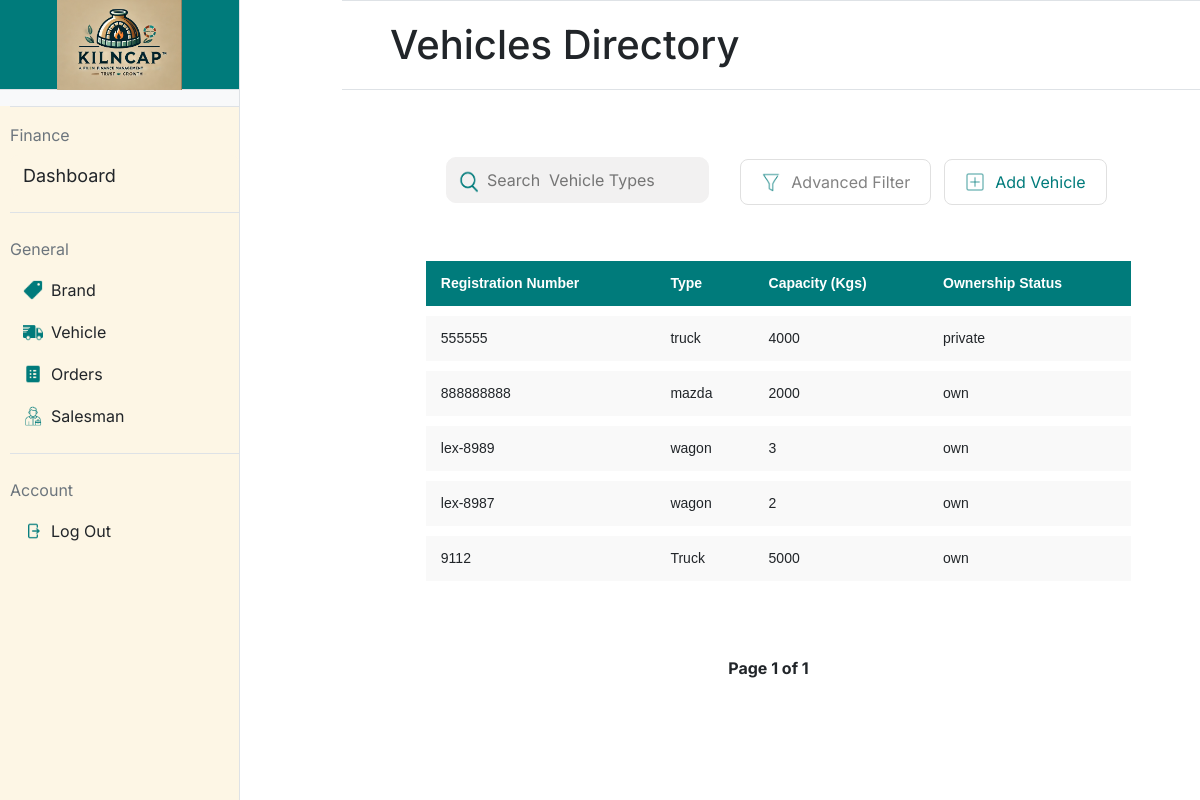
/vehicle (signed in), run on the app's committed database.
### models/vehicle.py (models this page shows, shortened)
class Vehicle(db.Model):
    __tablename__ = 'vehicles'
    id = db.Column(db.Integer, primary_key=True)
    registration_no = db.Column(db.String(20), unique=True, nullable=False)  # Vehicle registration number
    vehicle_type = db.Column(db.String(50), nullable=False)  # Type of vehicle
    capacity = db.Column(db.Integer, nullable=False)  # Capacity in kilograms
    ownership_status = db.Column(db.String(10), nullable=False)  # Ownership status (own/private)

### app.py (the view)
@app.route('/vehicle', methods=['GET'])
@login_required
def vehicle():
    page = request.args.get('page', 1, type=int)  # Get the current page number from the URL query parameter
    per_page = 5  # Number of vehicles to display per page
    vehicles_paginated = Vehicle.query.paginate(page=page, per_page=per_page)  # Query the vehicles with pagination
    return render_template('vehicle.html', vehicles=vehicles_paginated.items, pagination=vehicles_paginated)

### app.py (called while the page is built)
@login_manager.user_loader
def load_user(user_id):
    return User.query.get(int(user_id))

### models/user.py (called while the page is built)
    @property
    def is_active(self):
        return True

### templates/vehicle.html (shortened to what this page needs)
{% extends "base.html" %}
{% block title %}
<link rel="stylesheet" href="static/vehicle.css">
{% endblock %}
{% block mainheading %}
Vehicles Directory
{% endblock %}
{% block maincontent %}
<div>
    <table style="padding-left: 5.5%; width: 100%; table-layout: fixed;">
        <form action="{{ url_for('vehicle_list_buttons') }}" method="post">
            <td style="width:30%; padding-left: 85px;">
                <div style="position: relative; width: 100%;">
                    <img src="/static/icons/search-icon.png"
                         alt="Search Icon"
                         style="position: absolute; left: 7px; top: 60%; transform: translateY(-50%); width: 30px; height: 30px;">
                    <input type="text" name="search_text" title="Press Enter to Search"
                           placeholder="Search  Vehicle Types"
                           style="width: 100%; padding-left: 40px;" onkeydown="if(event.key === 'Enter'){ this.form.submit(); }">
                </div>
            </td>
            </form>
            <form action="{{ url_for('vehicle_list_buttons') }}" method="post">
            <td style="width: 20%; padding-left: 30px; padding-top:15px; text-align: left; font-size: 16px; font-weight: bold;">
                <button class="styled-button" name="button" id="filterButton"
                    value="filter_vehicle">
                    <img src="/static/icons/filter-icon.png" alt="Icon"
                        class="button-icon">
                    Advanced Filter
                </button>
            </td>
            <td style="width: 20%; padding-top:15px; text-align: right;">
                <button class="styled-button" name="button" value="add_vehicle">
                    <img src="/static/icons/add-icon.png" alt="Icon"
                        class="button-icon">
                    <div style="color:#007B7B">Add Vehicle</div>
                </button>
            </td>
        </form>
    </table>
    <div style="padding: 5.5%;">
        <table class="styled-table"
            style="padding-left: 20px; width: 100%; border-collapse: separate; border-spacing: 0 10px;">
            <thead>
                <tr>
                    <th>Registration Number</th>
                    <th>Type</th>
                    <th>Capacity (Kgs)</th>
                    <th>Ownership Status</th>
                </tr>
            </thead>
            <tbody>
                {% for vehicle in vehicles %}
                <tr
                    data-url="{{ url_for('vehicle_details', vehicle_id=vehicle.id) }}"
                    onclick="redirectToDetails(this)" style="cursor: pointer;">
                    <td>{{ vehicle.registration_no }}</td>
                    <td>{{ vehicle.vehicle_type }}</td>
                    <td>{{ vehicle.capacity }}</td>
                    <td>{{ vehicle.ownership_status }}</td>
                </tr>
                {% endfor %}
            </tbody>
        </table>
    </div>
    <div class="pagination">
        <span>Page {{ pagination.page }} of {{ pagination.pages }}</span>
    </div>
</div>
{% endblock %}

### static/styles.css (style rules this page uses)
body { font-family: "Inter"; margin: 0; height: 100vh; display: flex; }
input[type="text"], input[type="password"] { width: 100%; padding: 10px; margin-top: 10px; background-color: #f2f1f1; border: 1px solid #f2f1f1; border-radius: 10px; }

### static/vehicle.css (style rules this page uses)
body { font-family: 'Inter', sans-serif; margin: 0; padding: 0; box-sizing: border-box; height: 100vh; display: flex; flex-direction: column; overflow-x: hidden; }
.styled-button { display: flex; align-items: center; padding: 10px 20px; font-size: 16px; background-color: #FFFFFF; color: #828282; border: 1px #E0E0E0 solid; border-radius: 8px; cursor: pointer; outline: none; }
.button-icon { height: 20px; margin-right: 10px; }
.styled-table { width: 100%; border-collapse: separate; border-spacing: 0 10px; font-family: Arial, sans-serif; font-size: 14px; }
.styled-table thead tr { background-color: #007B7B; color: white; text-align: left; height: 40px; }
.styled-table th, .styled-table td { padding: 12px 15px; word-wrap: break-word; }
.styled-table tbody tr { background-color: #f9f9f9; border-bottom: 1px solid #dddddd; }
.styled-table tbody tr:last-of-type { border-bottom: none; }
.pagination { display: flex; justify-content: center; margin: 20px 0; }
.pagination span { margin: 0 10px; font-weight: bold; }

### data on the page
Vehicle: registration_no "555555", vehicle_type "truck", capacity "4000", ownership_status "private"
Vehicle: registration_no "888888888", vehicle_type "mazda", capacity "2000", ownership_status "own"
Vehicle: registration_no "lex-8989", vehicle_type "wagon", capacity "3", ownership_status "own"
Vehicle: registration_no "lex-8987", vehicle_type "wagon", capacity "2", ownership_status "own"
Vehicle: registration_no "9112", vehicle_type "Truck", capacity "5000", ownership_status "own"

### other printed values
{{ pagination.page }} "1"
{{ pagination.pages }} "1"
